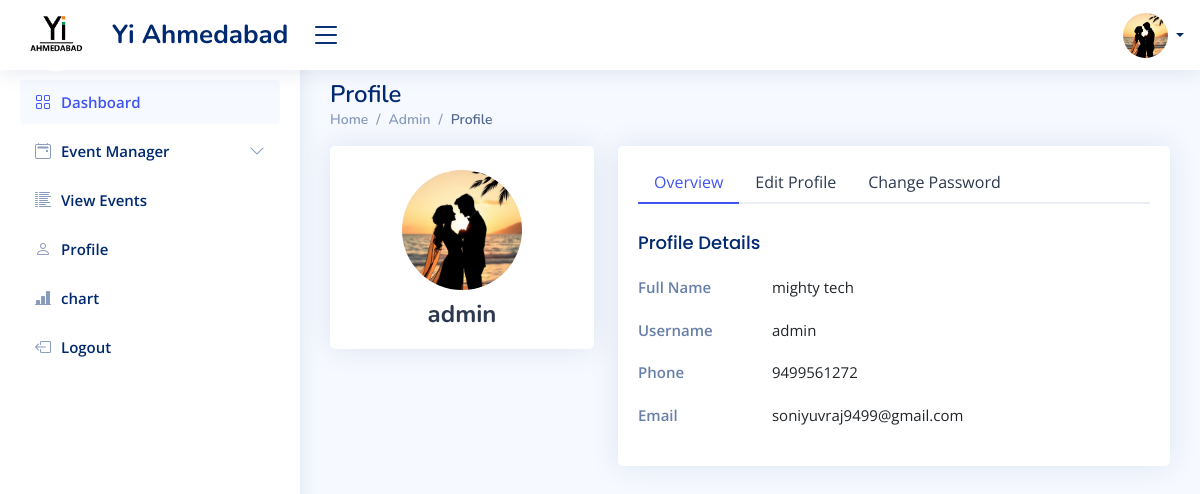
/Admin-Profile (signed in), run on the app's committed database.
### admin_app/models.py (models this page shows)
class LoginSide(AbstractUser):
    id = models.UUIDField(primary_key=True,default=uuid.uuid4(),editable=False)
    login_role = models.CharField(max_length=10,choices=[('Admin','Admin'),('Manager','Manager')])
    first_name = models.CharField(max_length=200,null=True)
    last_name = models.CharField(max_length=200)
    email = models.EmailField(max_length=200)
    photo = models.ImageField(upload_to='user_photo/', null=True)
    phone_number = models.CharField(max_length=15,default='Phone Number')

### admin_app/views.py (the view)
# urls.py: path('Admin-Profile',Admin_Profile,name='Admin_Profile'),
@login_required(login_url='Admin_Login')
def Admin_Profile(request):
    if request.user.login_role != 'Admin':
        return redirect('Error-Page')
    return render(request, 'Admin/Admin_Profile.html')

### admin_app/Templates/Admin/Admin_Profile.html (shortened to what this page needs)
{% load static %}
<!DOCTYPE html>
<html lang="en">
<head>
  <link href="{% static 'assets/vendor/bootstrap/css/bootstrap.min.css'  %}" rel="stylesheet">
  <link href="{% static 'assets/vendor/bootstrap-icons/bootstrap-icons.css' %}" rel="stylesheet">
  <link href="{% static 'assets/css/style.css' %}" rel="stylesheet">
</head>
<body>
        {% include 'Admin/components/header.html' %}
  {% include 'Admin/components/side_navbar.html' %}
<main id="main" class="main">
    <div class="pagetitle">
      <h1>Profile</h1>
      <nav>
        <ol class="breadcrumb">
          <li class="breadcrumb-item"><a href="{% url 'Admin_Dashboard' %}">Home</a></li>
          <li class="breadcrumb-item">Admin</li>
          <li class="breadcrumb-item active">Profile</li>
        </ol>
      </nav>
    </div>
    <section class="section profile">
      <div class="row">
        <div class="col-xl-4">
          <div class="card">
            <div class="card-body profile-card pt-4 d-flex flex-column align-items-center">
              <img src="{% if user.photo %}{{ user.photo.url }}{% else %}{% static 'Image/img.png' %}{% endif %}" height="120px" width="120px"  alt="Profile" class="rounded-circle">
              <h2>{{ user.username }}</h2>
            </div>
          </div>
        </div>
        <div class="col-xl-8">
          <div class="card">
            <div class="card-body pt-3">
              <ul class="nav nav-tabs nav-tabs-bordered">
                <li class="nav-item">
                  <button class="nav-link active" data-bs-toggle="tab" data-bs-target="#profile-overview">Overview</button>
                </li>
                <li class="nav-item">
                  <button class="nav-link" data-bs-toggle="tab" data-bs-target="#profile-edit">Edit Profile</button>
                </li>
                <li class="nav-item">
                  <button class="nav-link" data-bs-toggle="tab" data-bs-target="#profile-change-password">Change Password</button>
                </li>
              </ul>
              <div class="tab-content pt-2">
                <div class="tab-pane fade show active profile-overview" id="profile-overview">
                  <h5 class="card-title">Profile Details</h5>
                  <div class="row">
                    <div class="col-lg-3 col-md-4 label ">Full Name</div>
                    <div class="col-lg-9 col-md-8">{{ user.first_name }} {{ user.last_name}} </div>
                  </div>
                  <div class="row">
                    <div class="col-lg-3 col-md-4 label">Username</div>
                    <div class="col-lg-9 col-md-8">{{ user.username }}</div>
                  </div>
                  <div class="row">
                    <div class="col-lg-3 col-md-4 label">Phone</div>
                    <div class="col-lg-9 col-md-8">{{ user.phone_number }}</div>
                  </div>
                  <div class="row">
                    <div class="col-lg-3 col-md-4 label">Email</div>
                    <div class="col-lg-9 col-md-8">{{ user.email }}</div>
                  </div>
                </div>
              </div>
            </div>
          </div>
        </div>
      </div>
    </section>
  </main>
</body>
</html>

### admin_app/Templates/Admin/components/header.html (shortened to what this page needs)
{% load static %}
<header id="header" class="header fixed-top d-flex align-items-center">
    <div class="d-flex align-items-center justify-content-between">
      <a href="{% url 'Admin_Dashboard' %}" class="logo d-flex align-items-center">
  <img src="{% static 'Image/YIIMG.png' %}" alt="logo img" class="rounded-circle" >
        <span class="d-none d-lg-block">Yi Ahmedabad</span>
      </a>
      <i class="bi bi-list toggle-sidebar-btn"></i>
    </div>
    <nav class="header-nav ms-auto">
      <ul class="d-flex align-items-center">
        <li class="nav-item dropdown pe-3">
          <a class="nav-link nav-profile d-flex align-items-center pe-0" href="#" data-bs-toggle="dropdown">
            <img src="{% if user.photo %}{{ user.photo.url }}{% else %}{% static 'Image/img.png' %}{% endif %}" height="45px" width="45px" alt="Profile" class="rounded-circle">
            <span class="d-none d-md-block dropdown-toggle ps-2"></span>
          </a>
        </li>
      </ul>
    </nav>
  </header>

### admin_app/static/assets/css/style.css (style rules this page uses)
:root { scroll-behavior: smooth; }
body { font-family: "Open Sans", sans-serif; background: #f6f9ff; color: #444444; }
a { color: #4154f1; text-decoration: none; }
h1, h2, h3, h4, h5, h6 { font-family: "Nunito", sans-serif; }
#main { margin-top: 60px; padding: 20px 30px; transition: all 0.3s; }
.pagetitle { margin-bottom: 10px; }
.pagetitle h1 { font-size: 24px; margin-bottom: 0; font-weight: 600; color: #012970; }
.card { margin-bottom: 30px; border: none; border-radius: 5px; box-shadow: 0px 0 30px rgba(1, 41, 112, 0.1); }
.card-title { padding: 20px 0 15px 0; font-size: 18px; font-weight: 500; color: #012970; font-family: "Poppins", sans-serif; }
.card-body { padding: 0 20px 20px 20px; }
.breadcrumb { font-size: 14px; font-family: "Nunito", sans-serif; color: #899bbd; font-weight: 600; }
.breadcrumb a { color: #899bbd; transition: 0.3s; }
.breadcrumb .breadcrumb-item::before { color: #899bbd; }
.breadcrumb .active { color: #51678f; font-weight: 600; }
.nav-tabs-bordered { border-bottom: 2px solid #ebeef4; }
.nav-tabs-bordered .nav-link { margin-bottom: -2px; border: none; color: #2c384e; }
.nav-tabs-bordered .nav-link.active { background-color: #fff; color: #4154f1; border-bottom: 2px solid #4154f1; }
.logo { line-height: 1; height:95px; }
@media (min-width: 1200px) { .logo { width: 280px; } }
.logo img { max-height: 72px; margin-right: 20px; }
.logo span { font-size: 26px; font-weight: 700; color: #012970; font-family: "Nunito", sans-serif; }
.header { transition: all 0.5s; z-index: 997; height: 70px; box-shadow: 0px 2px 20px rgba(1, 41, 112, 0.1); background-color: #fff; padding-left: 20px; }
.header .toggle-sidebar-btn { font-size: 32px; padding-left: 10px; cursor: pointer; color: #012970; }
.header-nav ul { list-style: none; }
.header-nav>ul { margin: 0; padding: 0; }
.header-nav .nav-profile { color: #012970; }
.header-nav .nav-profile img { max-height: 45px; }
.header-nav .nav-profile span { font-size: 14px; font-weight: 600; }
@media (min-width: 1200px) { #main, #footer { margin-left: 300px; } }
.profile .profile-card img { max-width: 120px; }
.profile .profile-card h2 { font-size: 24px; font-weight: 700; color: #2c384e; margin: 10px 0 0 0; }
.profile .profile-overview .row { margin-bottom: 20px; font-size: 15px; }
.profile .profile-overview .card-title { color: #012970; }
.profile .profile-overview .label { font-weight: 600; color: rgba(1, 41, 112, 0.6); }

### data on the page
LoginSide: photo (picture), username "admin", first_name "mighty", last_name "tech", phone_number "9499561272", email "soniyuvraj9499@gmail.com"
